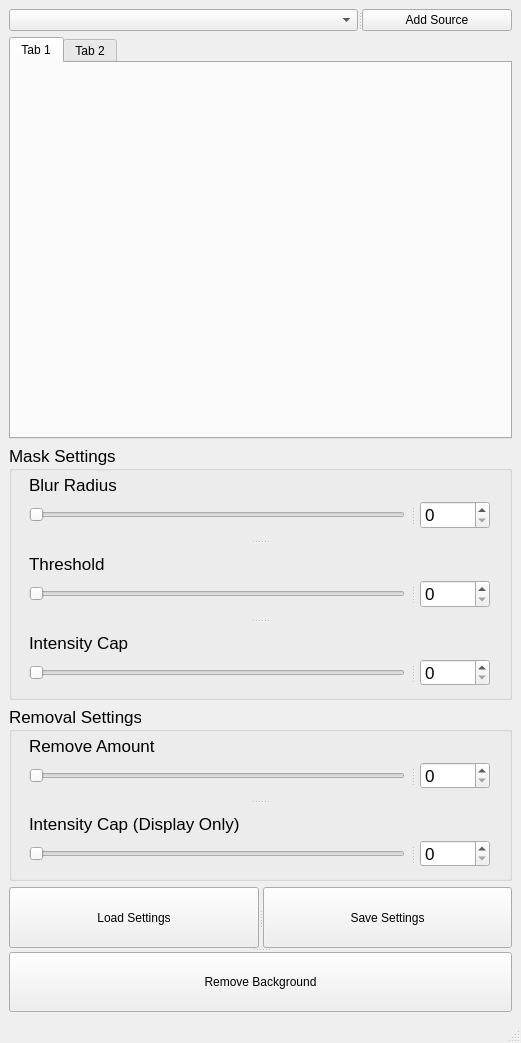
<?xml version="1.0" encoding="UTF-8"?>
<ui version="4.0">
 <class>MainWindow</class>
 <widget class="QMainWindow" name="MainWindow">
  <property name="geometry">
   <rect>
    <x>0</x>
    <y>0</y>
    <width>521</width>
    <height>1043</height>
   </rect>
  </property>
  <property name="windowTitle">
   <string>MainWindow</string>
  </property>
  <widget class="QWidget" name="centralwidget">
   <layout class="QVBoxLayout" name="verticalLayout_6">
    <item>
     <widget class="QSplitter" name="splitter_10">
      <property name="orientation">
       <enum>Qt::Horizontal</enum>
      </property>
      <widget class="QComboBox" name="comboBox"/>
      <widget class="QPushButton" name="pushButton">
       <property name="maximumSize">
        <size>
         <width>150</width>
         <height>16777215</height>
        </size>
       </property>
       <property name="text">
        <string>Add Source</string>
       </property>
      </widget>
     </widget>
    </item>
    <item>
     <widget class="QTabWidget" name="tabWidget">
      <property name="currentIndex">
       <number>0</number>
      </property>
      <widget class="QWidget" name="tab">
       <attribute name="title">
        <string>Tab 1</string>
       </attribute>
      </widget>
      <widget class="QWidget" name="tab_2">
       <attribute name="title">
        <string>Tab 2</string>
       </attribute>
      </widget>
     </widget>
    </item>
    <item>
     <widget class="QGroupBox" name="groupBox">
      <property name="sizePolicy">
       <sizepolicy hsizetype="Expanding" vsizetype="Fixed">
        <horstretch>0</horstretch>
        <verstretch>0</verstretch>
       </sizepolicy>
      </property>
      <property name="minimumSize">
       <size>
        <width>0</width>
        <height>255</height>
       </size>
      </property>
      <property name="font">
       <font>
        <pointsize>13</pointsize>
       </font>
      </property>
      <property name="title">
       <string>Mask Settings</string>
      </property>
      <widget class="QSplitter" name="splitter_4">
       <property name="geometry">
        <rect>
         <x>20</x>
         <y>30</y>
         <width>461</width>
         <height>211</height>
        </rect>
       </property>
       <property name="sizePolicy">
        <sizepolicy hsizetype="Expanding" vsizetype="Expanding">
         <horstretch>0</horstretch>
         <verstretch>0</verstretch>
        </sizepolicy>
       </property>
       <property name="orientation">
        <enum>Qt::Vertical</enum>
       </property>
       <property name="handleWidth">
        <number>25</number>
       </property>
       <widget class="QWidget" name="layoutWidget_0">
        <layout class="QVBoxLayout" name="verticalLayout">
         <item>
          <widget class="QLabel" name="label">
           <property name="text">
            <string>Blur Radius</string>
           </property>
          </widget>
         </item>
         <item>
          <widget class="QSplitter" name="splitter">
           <property name="orientation">
            <enum>Qt::Horizontal</enum>
           </property>
           <property name="handleWidth">
            <number>15</number>
           </property>
           <widget class="QSlider" name="horizontalSlider_3">
            <property name="orientation">
             <enum>Qt::Horizontal</enum>
            </property>
           </widget>
           <widget class="QSpinBox" name="spinBox">
            <property name="maximumSize">
             <size>
              <width>70</width>
              <height>16777215</height>
             </size>
            </property>
           </widget>
          </widget>
         </item>
        </layout>
       </widget>
       <widget class="QWidget" name="layoutWidget">
        <layout class="QVBoxLayout" name="verticalLayout_2">
         <item>
          <widget class="QLabel" name="label_2">
           <property name="text">
            <string>Threshold</string>
           </property>
          </widget>
         </item>
         <item>
          <widget class="QSplitter" name="splitter_2">
           <property name="orientation">
            <enum>Qt::Horizontal</enum>
           </property>
           <property name="handleWidth">
            <number>15</number>
           </property>
           <widget class="QSlider" name="horizontalSlider_4">
            <property name="orientation">
             <enum>Qt::Horizontal</enum>
            </property>
           </widget>
           <widget class="QSpinBox" name="spinBox_2">
            <property name="sizePolicy">
             <sizepolicy hsizetype="Minimum" vsizetype="Fixed">
              <horstretch>0</horstretch>
              <verstretch>0</verstretch>
             </sizepolicy>
            </property>
            <property name="maximumSize">
             <size>
              <width>70</width>
              <height>16777215</height>
             </size>
            </property>
           </widget>
          </widget>
         </item>
        </layout>
       </widget>
       <widget class="QWidget" name="layoutWidget_2">
        <layout class="QVBoxLayout" name="verticalLayout_3">
         <item>
          <widget class="QLabel" name="label_3">
           <property name="text">
            <string>Intensity Cap</string>
           </property>
          </widget>
         </item>
         <item>
          <widget class="QSplitter" name="splitter_3">
           <property name="orientation">
            <enum>Qt::Horizontal</enum>
           </property>
           <property name="handleWidth">
            <number>15</number>
           </property>
           <widget class="QSlider" name="horizontalSlider_5">
            <property name="orientation">
             <enum>Qt::Horizontal</enum>
            </property>
           </widget>
           <widget class="QSpinBox" name="spinBox_3">
            <property name="maximumSize">
             <size>
              <width>70</width>
              <height>16777215</height>
             </size>
            </property>
           </widget>
          </widget>
         </item>
        </layout>
       </widget>
      </widget>
     </widget>
    </item>
    <item>
     <widget class="QGroupBox" name="groupBox_2">
      <property name="sizePolicy">
       <sizepolicy hsizetype="Expanding" vsizetype="Fixed">
        <horstretch>0</horstretch>
        <verstretch>0</verstretch>
       </sizepolicy>
      </property>
      <property name="minimumSize">
       <size>
        <width>0</width>
        <height>175</height>
       </size>
      </property>
      <property name="font">
       <font>
        <pointsize>13</pointsize>
        <weight>50</weight>
        <bold>false</bold>
        <underline>false</underline>
       </font>
      </property>
      <property name="cursor">
       <cursorShape>ArrowCursor</cursorShape>
      </property>
      <property name="autoFillBackground">
       <bool>false</bool>
      </property>
      <property name="title">
       <string>Removal Settings</string>
      </property>
      <property name="flat">
       <bool>false</bool>
      </property>
      <property name="checkable">
       <bool>false</bool>
      </property>
      <widget class="QSplitter" name="splitter_5">
       <property name="geometry">
        <rect>
         <x>20</x>
         <y>30</y>
         <width>461</width>
         <height>131</height>
        </rect>
       </property>
       <property name="sizePolicy">
        <sizepolicy hsizetype="Expanding" vsizetype="Expanding">
         <horstretch>0</horstretch>
         <verstretch>0</verstretch>
        </sizepolicy>
       </property>
       <property name="orientation">
        <enum>Qt::Vertical</enum>
       </property>
       <property name="handleWidth">
        <number>25</number>
       </property>
       <widget class="QWidget" name="layoutWidget_3">
        <layout class="QVBoxLayout" name="verticalLayout_4">
         <item>
          <widget class="QLabel" name="label_4">
           <property name="text">
            <string>Remove Amount</string>
           </property>
          </widget>
         </item>
         <item>
          <widget class="QSplitter" name="splitter_6">
           <property name="orientation">
            <enum>Qt::Horizontal</enum>
           </property>
           <property name="handleWidth">
            <number>15</number>
           </property>
           <widget class="QSlider" name="horizontalSlider_6">
            <property name="orientation">
             <enum>Qt::Horizontal</enum>
            </property>
           </widget>
           <widget class="QSpinBox" name="spinBox_4">
            <property name="maximumSize">
             <size>
              <width>70</width>
              <height>16777215</height>
             </size>
            </property>
           </widget>
          </widget>
         </item>
        </layout>
       </widget>
       <widget class="QWidget" name="layoutWidget_4">
        <layout class="QVBoxLayout" name="verticalLayout_5">
         <item>
          <widget class="QLabel" name="label_5">
           <property name="text">
            <string>Intensity Cap (Display Only)</string>
           </property>
          </widget>
         </item>
         <item>
          <widget class="QSplitter" name="splitter_7">
           <property name="orientation">
            <enum>Qt::Horizontal</enum>
           </property>
           <property name="handleWidth">
            <number>15</number>
           </property>
           <widget class="QSlider" name="horizontalSlider_7">
            <property name="orientation">
             <enum>Qt::Horizontal</enum>
            </property>
           </widget>
           <widget class="QSpinBox" name="spinBox_5">
            <property name="sizePolicy">
             <sizepolicy hsizetype="Minimum" vsizetype="Fixed">
              <horstretch>0</horstretch>
              <verstretch>0</verstretch>
             </sizepolicy>
            </property>
            <property name="maximumSize">
             <size>
              <width>70</width>
              <height>16777215</height>
             </size>
            </property>
           </widget>
          </widget>
         </item>
        </layout>
       </widget>
      </widget>
     </widget>
    </item>
    <item>
     <widget class="QSplitter" name="splitter_9">
      <property name="sizePolicy">
       <sizepolicy hsizetype="Preferred" vsizetype="Fixed">
        <horstretch>0</horstretch>
        <verstretch>0</verstretch>
       </sizepolicy>
      </property>
      <property name="minimumSize">
       <size>
        <width>0</width>
        <height>125</height>
       </size>
      </property>
      <property name="orientation">
       <enum>Qt::Vertical</enum>
      </property>
      <widget class="QSplitter" name="splitter_8">
       <property name="orientation">
        <enum>Qt::Horizontal</enum>
       </property>
       <widget class="QPushButton" name="pushButton_3">
        <property name="text">
         <string>Load Settings</string>
        </property>
       </widget>
       <widget class="QPushButton" name="pushButton_4">
        <property name="text">
         <string>Save Settings</string>
        </property>
       </widget>
      </widget>
      <widget class="QPushButton" name="pushButton_2">
       <property name="text">
        <string>Remove Background</string>
       </property>
      </widget>
     </widget>
    </item>
   </layout>
  </widget>
  <widget class="QMenuBar" name="menubar">
   <property name="geometry">
    <rect>
     <x>0</x>
     <y>0</y>
     <width>521</width>
     <height>22</height>
    </rect>
   </property>
  </widget>
  <widget class="QStatusBar" name="statusbar"/>
 </widget>
 <resources/>
 <connections/>
</ui>
